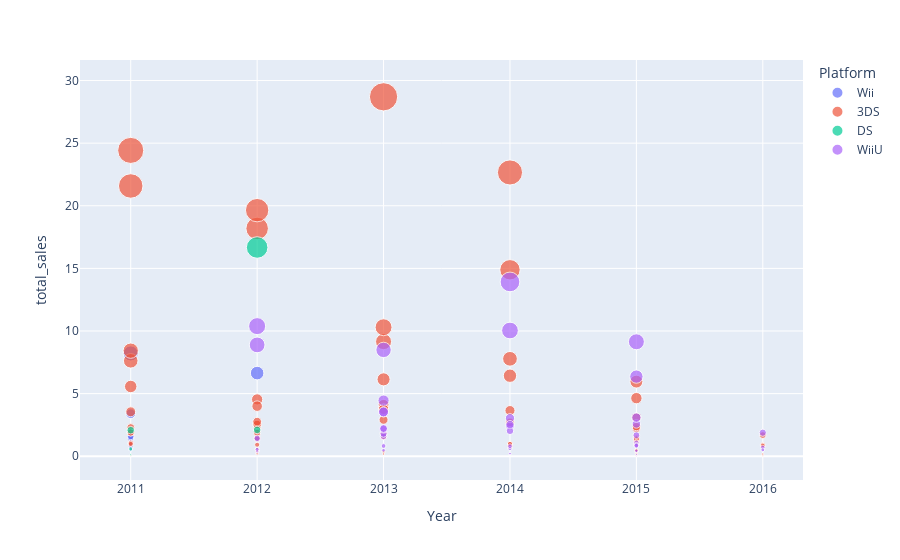

Here is the notebook cell this chart was saved with:
### Code cell
from datetime import datetime
video_game_df['years_between']=datetime.now().year-video_game_df['Year']
exe2=video_game_df[(video_game_df['years_between']<=10)&(video_game_df['Publisher']=='Nintendo')]
exe2['total_sales']= video_game_df.NA_Sales+video_game_df.EU_Sales\
                        +video_game_df.JP_Sales+video_game_df.Other_Sales\
                        +video_game_df.Global_Sales

exe2.sort_values(by='Year',inplace=True)

fig = px.scatter(data_frame=exe2
                ,x='Year',y='total_sales'
                 ,color='Platform',size='total_sales'
                ,hover_name='Name'
                )
fig.show()

### Figure 1 — Plotly figure (JSON) as saved in the notebook; plotly's stock layout.template omitted (floating-point values rounded to 4 significant figures)
{"data": [{"hovertemplate": "<b>%{hovertext}</b><br><br>Platform=Wii<br>Year=%{x}<br>total_sales=%{marker.size}<extra></extra>", "hovertext": ["Inazuma Eleven Strikers", "Pandora's Tower", "Kirby's Return to Dreamland", "Wii Play: Motion", "Mystery Case Files: The Malgrave Incident", "Fortune Street", "The Last Story", "Just Dance Wii", "PokePark 2: Wonders Beyond", "The Legend of Zelda: Skyward Sword", "Kirby's Dream Collection: Special Edition", "QUIZ PARTY", "Just Dance Wii 2", "Mario Party 9", "Fatal Frame 2: Wii Edition"], "legendgroup": "Wii", "marker": {"color": "#636efa", "size": [0.52, 0.67, 3.4, 1.89, 0.78, 1, 1.35, 1.46, 1.58, 8.21, 1.37, 0.1, 0.58, 6.64, 0.2], "sizemode": "area", "sizeref": 0.07175, "symbol": "circle"}, "mode": "markers", "name": "Wii", "orientation": "v", "showlegend": true, "type": "scatter", "x": [2011, 2011, 2011, 2011, 2011, 2011, 2011, 2011, 2011, 2011, 2012, 2012, 2012, 2012, 2012], "xaxis": "x", "y": [0.52, 0.67, 3.4, 1.89, 0.78, 1, 1.35, 1.46, 1.58, 8.21, 1.37, 0.1, 0.58, 6.64, 0.2], "yaxis": "y"}, {"hovertemplate": "<b>%{hovertext}</b><br><br>Platform=3DS<br>Year=%{x}<br>total_sales=%{marker.size}<extra></extra>", "hovertext": ["Monster Hunter Tri", "PilotWings Resort", "Professor Layton and the Mask of Miracle", "Inazuma Eleven GO", "Pokemon Rumble Blast", "Steel Diver", "Nintendogs + cats", "Star Fox 64 3D", "Hana to Ikimo no Rittai Zukan", "Super Mario 3D Land", "Nintendogs and Cats Golden Retriever and New Friends", "Mario Kart 7", "The Legend of Zelda: Ocarina of Time", "Fantasy Life", "Pokemon Mystery Dungeon: Gates to Infinity", "Kid Icarus: Uprising", "Animal Crossing: New Leaf", "Bravely Default: Flying Fairy", "Art Academy: Lessons for Everyone", "Style Savvy: Trendsetters", "New Super Mario Bros. 2", "Culdcept", "Pocket Soccer League: Calciobit", "Tekken 3D: Prime Edition", "Little Battlers eXperience: Baku Boost", "Heroes of Ruin", "Paper Mario: Sticker Star", "Fire Emblem: Awakening", "Mario Tennis Open", "Tohoku Daigaku Karei Igaku Kenkyuusho - Kawashima Ryuuta Kyouju Kanshuu - Mono Sugoku Nou o Kitaeru 5-Funkan no Oni Training", "Brain Age: Concentration Training", "Spirit Camera: The Cursed Memoir", "Pokemon X/Pokemon Y", "Daigasso! Band Brothers P", "Inazuma Eleven 3", "Professor Layton and the Azran Legacy", "Mario Party: Island Tour", "Mario & Luigi: Dream Team", "The Legend of Zelda: A Link Between Worlds", "Yokai Watch", "Donkey Kong Country Returns", "Disney Magical World", "Luigi's Mansion: Dark Moon", "LEGO City Undercover", "Tomodachi Life", "Pokemon Omega Ruby/Pokemon Alpha Sapphire", "Kirby: Triple Deluxe", "Super Smash Bros. for Wii U and 3DS", "Fossil Fighters: Frontier", "Yokai Watch 2 Ganso/Honke", "Monster Hunter 4 Ultimate", "Story of Seasons", "Yoshi's New Island", "Mario Golf: World Tour", "Pokemon Art Academy", "The Legend of Zelda: Majora's Mask 3D", "Animal Crossing: Happy Home Designer", "Picross 3D 2", "Pokemon Rumble World", "Disney Magic World 2", "Mario vs. Donkey Kong: Tipping Stars", "Code Name: S.T.E.A.M.", "Famicom Remix Best Choice", "Mario & Luigi: Paper Jam & Mario Kart 7 Double Pack", "Girls Mode 3: Kirakira Code", "Mario & Luigi: Paper Jam", "The Legend of Zelda: Tri Force Heroes", "Pokemon Super Mystery Dungeon", "Rhythm Heaven: The Best+", "Nintendo Presents: New Style Boutique 2 - Fashion Forward", "Xenoblade Chronicles", "Puzzle & Dragons Z + Super Mario Bros. Edition", "Chibi-Robo! Zip Lash", "Fire Emblem Fates", "Bravely Second: End Layer", "Kirby: Planet Robobot", "Teddy Together", "Metroid Prime: Federation Force", "Mario & Sonic at the Rio 2016 Olympic Games", "Culdcept Revolt", "Hyrule Warriors", "Disney Art Academy"], "legendgroup": "3DS", "marker": {"color": "#EF553B", "size": [5.57, 1.92, 3.55, 1.07, 2.29, 0.98, 7.62, 1.89, 0.08, 21.58, 0.02, 24.42, 8.43, 2.26, 2.54, 2.54, 18.19, 2.76, 0.92, 1.44, 19.65, 0.32, 0.22, 0.4, 0.42, 0.43, 4.54, 4, 1.87, 0.54, 0.19, 0.43, 28.7, 0.36, 0.18, 1.57, 3.71, 4.11, 6.14, 3.77, 3.74, 1.84, 9.15, 2.91, 10.3, 22.66, 3.65, 14.89, 0.71, 6.43, 7.78, 0.8, 2.71, 0.97, 0.98, 4.64, 5.96, 0.22, 0.18, 0.38, 0.12, 0.44, 0.08, 0.02, 0.46, 1.49, 2.2, 2.37, 1.42, 1.37, 1.12, 0.91, 0.49, 3.09, 0.95, 1.69, 0.04, 0.07, 0.91, 0.1, 0.84, 0.18], "sizemode": "area", "sizeref": 0.07175, "symbol": "circle"}, "mode": "markers", "name": "3DS", "orientation": "v", "showlegend": true, "type": "scatter", "x": [2011, 2011, 2011, 2011, 2011, 2011, 2011, 2011, 2011, 2011, 2011, 2011, 2011, 2012, 2012, 2012, 2012, 2012, 2012, 2012, 2012, 2012, 2012, 2012, 2012, 2012, 2012, 2012, 2012, 2012, 2012, 2012, 2013, 2013, 2013, 2013, 2013, 2013, 2013, 2013, 2013, 2013, 2013, 2013, 2013, 2014, 2014, 2014, 2014, 2014, 2014, 2014, 2014, 2014, 2014, 2015, 2015, 2015, 2015, 2015, 2015, 2015, 2015, 2015, 2015, 2015, 2015, 2015, 2015, 2015, 2015, 2015, 2015, 2015, 2015, 2016, 2016, 2016, 2016, 2016, 2016, 2016], "xaxis": "x", "y": [5.57, 1.92, 3.55, 1.07, 2.29, 0.98, 7.62, 1.89, 0.08, 21.58, 0.02, 24.42, 8.43, 2.26, 2.54, 2.54, 18.19, 2.76, 0.92, 1.44, 19.65, 0.32, 0.22, 0.4, 0.42, 0.43, 4.54, 4, 1.87, 0.54, 0.19, 0.43, 28.7, 0.36, 0.18, 1.57, 3.71, 4.11, 6.14, 3.77, 3.74, 1.84, 9.15, 2.91, 10.3, 22.66, 3.65, 14.89, 0.71, 6.43, 7.78, 0.8, 2.71, 0.97, 0.98, 4.64, 5.96, 0.22, 0.18, 0.38, 0.12, 0.44, 0.08, 0.02, 0.46, 1.49, 2.2, 2.37, 1.42, 1.37, 1.12, 0.91, 0.49, 3.09, 0.95, 1.69, 0.04, 0.07, 0.91, 0.1, 0.84, 0.18], "yaxis": "y"}, {"hovertemplate": "<b>%{hovertext}</b><br><br>Platform=DS<br>Year=%{x}<br>total_sales=%{marker.size}<extra></extra>", "hovertext": ["Battle & Get! Pokemon Typing DS", "Kirby: Mass Attack", "Eigo de Tabisuru: Little Charo", "Pokemon Black 2/Pokemon White 2", "Pokemon Conquest"], "legendgroup": "DS", "marker": {"color": "#00cc96", "size": [0.58, 2.08, 0.12, 16.67, 2.1], "sizemode": "area", "sizeref": 0.07175, "symbol": "circle"}, "mode": "markers", "name": "DS", "orientation": "v", "showlegend": true, "type": "scatter", "x": [2011, 2011, 2011, 2012, 2012], "xaxis": "x", "y": [0.58, 2.08, 0.12, 16.67, 2.1], "yaxis": "y"}, {"hovertemplate": "<b>%{hovertext}</b><br><br>Platform=WiiU<br>Year=%{x}<br>total_sales=%{marker.size}<extra></extra>", "hovertext": ["Monster Hunter Tri", "Ninja Gaiden 3", "Nintendo Land", "New Super Mario Bros. U", "Sing Party", "Mario & Sonic at the Sochi 2014 Olympic Winter Games", "Game & Wario", "The Wonderful 101", "Wii Fit U", "The Legend of Zelda: The Wind Waker", "Wii Party U", "Super Mario 3D World", "New Super Luigi U", "LEGO City Undercover", "Pikmin 3", "Captain Toad: Treasure Tracker", "Bayonetta 2", "NES Remix", "Mario Kart 8", "Wii Sports Club", "Donkey Kong Country: Tropical Freeze", "Hyrule Warriors", "Just Dance Wii U", "Fatal Frame: Maiden of Black Water", "Super Smash Bros. for Wii U and 3DS", "Mario vs. Donkey Kong: Tipping Stars", "Devil's Third", "Super Mario Maker", "Splatoon", "Xenoblade Chronicles X", "Art Academy: Home Studio", "Shin Megami Tensei x Fire Emblem", "Kirby and the Rainbow Curse", "Yoshi's Woolly World", "Mario Party 10", "Mario Tennis Ultra Smash", "Animal Crossing: Amiibo Festival", "Star Fox: Zero", "Mario & Sonic at the Rio 2016 Olympic Games", "The Legend of Zelda: Twilight Princess HD"], "legendgroup": "WiiU", "marker": {"color": "#ab63fa", "size": [1.43, 0.39, 8.89, 10.39, 0.55, 1.6, 0.48, 0.82, 1.79, 3.54, 3.54, 8.49, 4.45, 2.16, 2.22, 2.39, 2.03, 0.6, 13.92, 0.8, 3.04, 2.52, 0.18, 0.22, 10.04, 0.02, 0.13, 6.36, 9.14, 1.68, 0.02, 0.43, 1.06, 2.58, 3.09, 0.9, 0.84, 0.71, 0.51, 1.88], "sizemode": "area", "sizeref": 0.07175, "symbol": "circle"}, "mode": "markers", "name": "WiiU", "orientation": "v", "showlegend": true, "type": "scatter", "x": [2012, 2012, 2012, 2012, 2012, 2013, 2013, 2013, 2013, 2013, 2013, 2013, 2013, 2013, 2013, 2014, 2014, 2014, 2014, 2014, 2014, 2014, 2014, 2014, 2014, 2015, 2015, 2015, 2015, 2015, 2015, 2015, 2015, 2015, 2015, 2015, 2015, 2016, 2016, 2016], "xaxis": "x", "y": [1.43, 0.39, 8.89, 10.39, 0.55, 1.6, 0.48, 0.82, 1.79, 3.54, 3.54, 8.49, 4.45, 2.16, 2.22, 2.39, 2.03, 0.6, 13.92, 0.8, 3.04, 2.52, 0.18, 0.22, 10.04, 0.02, 0.13, 6.36, 9.14, 1.68, 0.02, 0.43, 1.06, 2.58, 3.09, 0.9, 0.84, 0.71, 0.51, 1.88], "yaxis": "y"}], "layout": {"legend": {"itemsizing": "constant", "title": {"text": "Platform"}, "tracegroupgap": 0}, "margin": {"t": 60}, "xaxis": {"anchor": "y", "domain": [0, 1], "title": {"text": "Year"}}, "yaxis": {"anchor": "x", "domain": [0, 1], "title": {"text": "total_sales"}}}}
